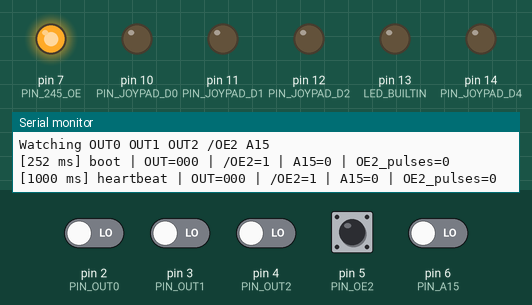
Bench run of a sketch on a simulated Arduino Uno, built with avr-gcc and run on an emulated ATmega328P. On the bench: output pins drawn as LEDs (lit = HIGH), the last lines printed to the serial monitor. Inputs (shaded band) come from the test bench; at power-on: pin 5 (PIN_OE2) HIGH, pin 2 (PIN_OUT0), pin 3 (PIN_OUT1), pin 4 (PIN_OUT2), pin 6 (PIN_A15) LOW.

Above: at 1.4 s.
1.5 s: pin 2 (PIN_OUT0) driven HIGH
At 2.3 s:
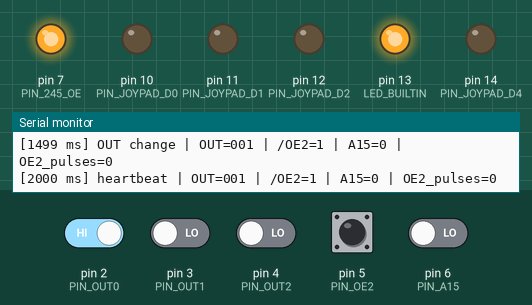
6.0 s: pin 2 (PIN_OUT0) driven LOW
At 7.1 s:
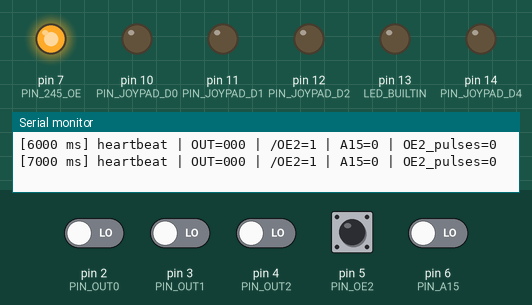
7.5 s: pin 3 (PIN_OUT1) driven HIGH
At 8.1 s:
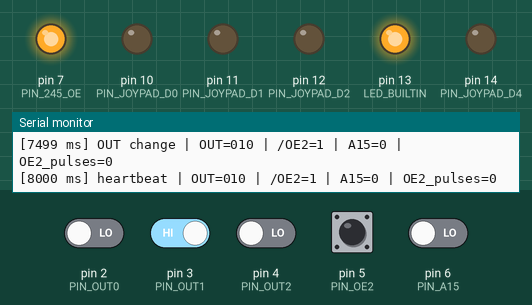
Timing chart, 0 to 10.0 s (numbered marks = the images above; inputs shaded):
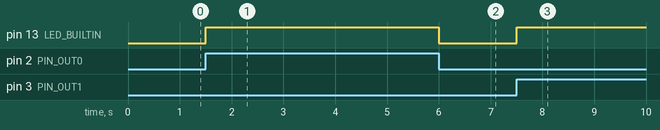

Measured:
- after the input at 1.5 s, pin 13 (LED_BUILTIN): LOW → HIGH at once
- after the input at 6.0 s, pin 13 (LED_BUILTIN): HIGH → LOW at once
- after the input at 7.5 s, pin 13 (LED_BUILTIN): LOW → HIGH at once

The sketch:

PicoNesV2A_Step1Probe.ino
```cpp
#include <Arduino.h>

// V2_A / Step 1 bring-up probe
//
// Goal:
// - keep the 74HCT245 disabled by default
// - observe OUT0/OUT1/OUT2 coming from the NES through the 74HC4050
// - observe /OE2 read strobes
// - provide a simple serial trace over USB

static const uint8_t PIN_MIDI_RX = 1;      // reserved for later
static const uint8_t PIN_OUT0 = 2;         // 74HC4050 output from NES OUT0
static const uint8_t PIN_OUT1 = 3;         // 74HC4050 output from NES OUT1
static const uint8_t PIN_OUT2 = 4;         // 74HC4050 output from NES OUT2
static const uint8_t PIN_OE2  = 5;         // 74HC4050 output from NES /OE2
static const uint8_t PIN_A15  = 6;         // 74HC4050 output from NES A15
static const uint8_t PIN_245_OE = 7;       // 74HCT245 /OE, active low

static const uint8_t PIN_JOYPAD_D0 = 10;   // reserved for later
static const uint8_t PIN_JOYPAD_D1 = 11;   // reserved for later
static const uint8_t PIN_JOYPAD_D2 = 12;   // reserved for later
static const uint8_t PIN_JOYPAD_D3 = 13;   // reserved for later
static const uint8_t PIN_JOYPAD_D4 = 14;   // reserved for later

static uint8_t lastOut = 0xFF;
static bool lastOE2 = true;
static bool lastA15 = false;
static uint32_t oe2PulseCount = 0;
static uint32_t lastHeartbeatMs = 0;

static inline uint8_t readOutBits() {
  return (uint8_t)((digitalRead(PIN_OUT0) ? 1 : 0) |
                   (digitalRead(PIN_OUT1) ? 2 : 0) |
                   (digitalRead(PIN_OUT2) ? 4 : 0));
}

static void disable245Safe() {
  pinMode(PIN_245_OE, OUTPUT);
  digitalWrite(PIN_245_OE, HIGH); // HIGH = disabled (tri-state)
}

static void setupJoypadOutputsIdle() {
  const uint8_t pins[5] = {
    PIN_JOYPAD_D0, PIN_JOYPAD_D1, PIN_JOYPAD_D2, PIN_JOYPAD_D3, PIN_JOYPAD_D4
  };

  for (uint8_t i = 0; i < 5; ++i) {
    pinMode(pins[i], OUTPUT);
    digitalWrite(pins[i], LOW);
  }
}

static void setupInputs() {
  pinMode(PIN_OUT0, INPUT);
  pinMode(PIN_OUT1, INPUT);
  pinMode(PIN_OUT2, INPUT);
  pinMode(PIN_OE2, INPUT);
  pinMode(PIN_A15, INPUT);
}

static void logState(const char* reason) {
  const uint8_t out = readOutBits();
  const bool oe2 = digitalRead(PIN_OE2);
  const bool a15 = digitalRead(PIN_A15);

  Serial.print('[');
  Serial.print(millis());
  Serial.print(F(" ms] "));
  Serial.print(reason);
  Serial.print(F(" | OUT="));
  Serial.print((out >> 2) & 1);
  Serial.print((out >> 1) & 1);
  Serial.print(out & 1);
  Serial.print(F(" | /OE2="));
  Serial.print(oe2 ? '1' : '0');
  Serial.print(F(" | A15="));
  Serial.print(a15 ? '1' : '0');
  Serial.print(F(" | OE2_pulses="));
  Serial.println(oe2PulseCount);
}

void setup() {
  pinMode(LED_BUILTIN, OUTPUT);
  digitalWrite(LED_BUILTIN, LOW);

  disable245Safe();
  setupJoypadOutputsIdle();
  setupInputs();

  Serial.begin(115200);
  delay(250);
  Serial.println();
  Serial.println(F("PicoNesV2A_Step1Probe start"));
  Serial.println(F("74HCT245 forced SAFE: /OE held HIGH"));
  Serial.println(F("Watching OUT0 OUT1 OUT2 /OE2 A15"));

  lastOut = readOutBits();
  lastOE2 = digitalRead(PIN_OE2);
  lastA15 = digitalRead(PIN_A15);
  logState("boot");
}

void loop() {
  const uint8_t out = readOutBits();
  const bool oe2 = digitalRead(PIN_OE2);
  const bool a15 = digitalRead(PIN_A15);

  if (out != lastOut) {
    lastOut = out;
    digitalWrite(LED_BUILTIN, !digitalRead(LED_BUILTIN));
    logState("OUT change");
  }

  // /OE2 is active low: count each falling edge as one read strobe seen.
  if (!oe2 && lastOE2) {
    ++oe2PulseCount;
    logState("/OE2 fall");
  }
  lastOE2 = oe2;

  if (a15 != lastA15) {
    lastA15 = a15;
    logState("A15 change");
  }

  const uint32_t now = millis();
  if ((uint32_t)(now - lastHeartbeatMs) >= 1000U) {
    lastHeartbeatMs = now;
    logState("heartbeat");
  }
}
```
